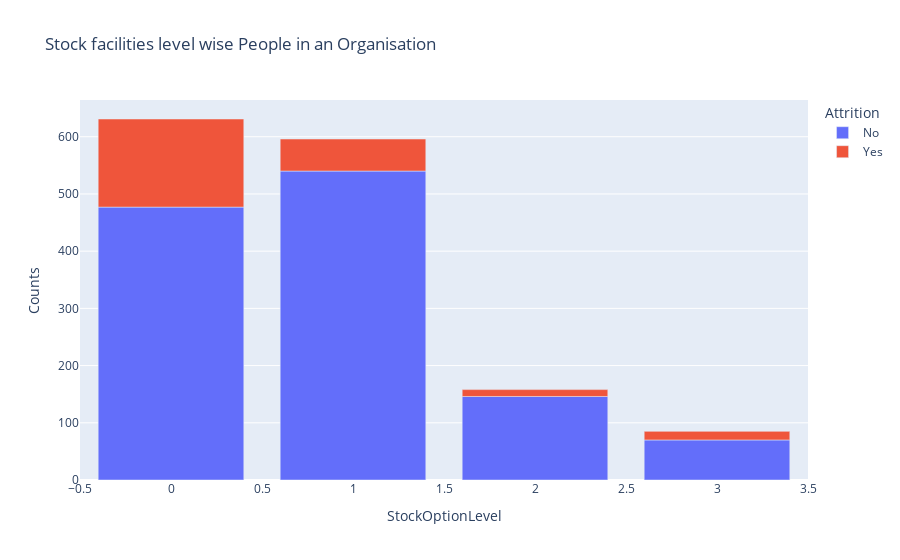

Notebook source saved alongside this figure:
### Markdown cell above
# bar plot shows the stock facilities level-wise people in an organisation

### Code cell
stock=hr.groupby(['StockOptionLevel','Attrition']).apply(lambda x:x['DailyRate'].count()).reset_index(name='Counts')
px.bar(stock,x='StockOptionLevel',y='Counts',color='Attrition',title='Stock facilities level wise People in an Organisation')

### Figure 1 — Plotly figure (JSON) as saved in the notebook; plotly's stock layout.template omitted (floating-point values rounded to 4 significant figures)
{"data": [{"hovertemplate": "Attrition=No<br>StockOptionLevel=%{x}<br>Counts=%{y}<extra></extra>", "legendgroup": "No", "marker": {"color": "#636efa", "pattern": {"shape": ""}}, "name": "No", "orientation": "v", "showlegend": true, "textposition": "auto", "type": "bar", "x": [0, 1, 2, 3], "xaxis": "x", "y": [477, 540, 146, 70], "yaxis": "y"}, {"hovertemplate": "Attrition=Yes<br>StockOptionLevel=%{x}<br>Counts=%{y}<extra></extra>", "legendgroup": "Yes", "marker": {"color": "#EF553B", "pattern": {"shape": ""}}, "name": "Yes", "orientation": "v", "showlegend": true, "textposition": "auto", "type": "bar", "x": [0, 1, 2, 3], "xaxis": "x", "y": [154, 56, 12, 15], "yaxis": "y"}], "layout": {"barmode": "relative", "legend": {"title": {"text": "Attrition"}, "tracegroupgap": 0}, "title": {"text": "Stock facilities level wise People in an Organisation"}, "xaxis": {"anchor": "y", "domain": [0, 1], "title": {"text": "StockOptionLevel"}}, "yaxis": {"anchor": "x", "domain": [0, 1], "title": {"text": "Counts"}}}}
